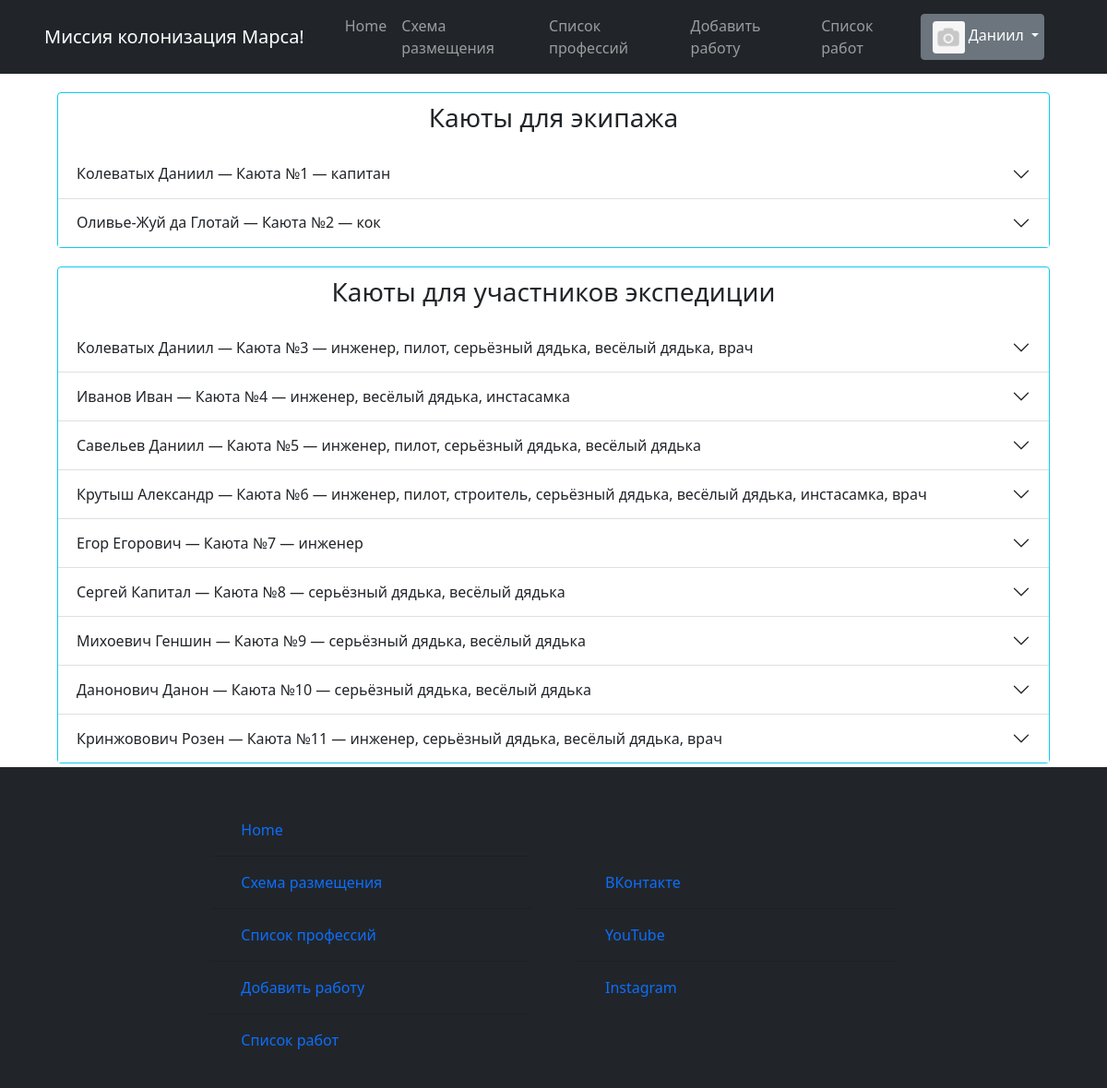
The page /distribution/ (signed in) on the database its author committed.
### static/data/users.py (models this page shows, shortened)
class User(SqlAlchemyBase, UserMixin):
    __tablename__ = 'users'
    id = sqlalchemy.Column(sqlalchemy.Integer,
                           primary_key=True, autoincrement=True)
    surname = sqlalchemy.Column(sqlalchemy.String, nullable=True)
    name = sqlalchemy.Column(sqlalchemy.String, nullable=True)
    sex = sqlalchemy.Column(sqlalchemy.String, nullable=True)
    email = sqlalchemy.Column(sqlalchemy.String,
                              index=True, unique=True, nullable=True)
    hashed_password = sqlalchemy.Column(sqlalchemy.String, nullable=True)
    studying = sqlalchemy.Column(sqlalchemy.String, nullable=True)
    professions = sqlalchemy.Column(sqlalchemy.String, nullable=True)
    about = sqlalchemy.Column(sqlalchemy.String, nullable=True)
    created_date = sqlalchemy.Column(sqlalchemy.String, nullable=True)
    image_link = sqlalchemy.Column(sqlalchemy.String, nullable=True)
    disk_path = sqlalchemy.Column(sqlalchemy.String, nullable=True)

### static/data/crew.py (models this page shows, shortened)
class Crew(SqlAlchemyBase, UserMixin):
    __tablename__ = 'crew'
    id = sqlalchemy.Column(sqlalchemy.Integer,
                           primary_key=True, autoincrement=True)
    uniq_crew_id = sqlalchemy.Column(sqlalchemy.Integer, nullable=True)
    post = sqlalchemy.Column(sqlalchemy.String, nullable=True)
    surname = sqlalchemy.Column(sqlalchemy.String, nullable=True)
    name = sqlalchemy.Column(sqlalchemy.String, nullable=True)
    email = sqlalchemy.Column(sqlalchemy.String,
                              index=True, unique=True, nullable=True)
    sex = sqlalchemy.Column(sqlalchemy.String, nullable=True)
    hashed_password = sqlalchemy.Column(sqlalchemy.String, nullable=True)
    studying = sqlalchemy.Column(sqlalchemy.String, nullable=True)
    professions = sqlalchemy.Column(sqlalchemy.String, nullable=True)
    about = sqlalchemy.Column(sqlalchemy.String, nullable=True)
    created_date = sqlalchemy.Column(sqlalchemy.String, nullable=True)

### runner.py (the view)
@app.route('/distribution/', methods=['POST', 'GET'])
def distribution():
    db_sess = db_session.create_session()
    data_members = [[user.surname, user.name, user.sex, user.email, user.studying, user.professions, user.about,
                     user.created_date] for user in db_sess.query(User).all()]
    db_sess = db_session.create_session()
    data_crew = [[user.surname, user.name, user.post, user.email, user.studying, user.professions, user.about,
                  user.created_date] for user in db_sess.query(Crew).all()]
    return render_template("html/distribution.html",
                           title='Список профессий',
                           image=image,
                           menu_bar_title='Миссия колонизация Марса!',
                           rooms=[data_crew, data_members],
                           shift=len(data_crew))

### runner.py (called while the page is built)
@login_manager.user_loader
def load_user(user_id):
    db_sess = db_session.create_session()
    return db_sess.query(User).get(user_id)

### static/data/db_session.py (called while the page is built)
def create_session() -> Session:
    global __factory
    return __factory()

### templates/html/distribution.html (shortened to what this page needs)
{% extends "html/base.html" %}
{% block content %}
    <div class="startpage">
        <div class="card border-info distribution">
            <div class="card-body-title distribution-title">
                <h3>Каюты для экипажа</h3>
            </div>
            <div class="accordion accordion-flush" id="accordionFlushExample">
                {% for room in rooms[0] %}
                <div class="accordion-item">
                    <h2 class="accordion-header" id="{{ loop.index }}">
                        <button class="accordion-button collapsed" type="button" data-bs-toggle="collapse" data-bs-target="#flush-{{ loop.index }}" aria-expanded="false" aria-controls="flush-collapseOne">
                            {{ room[0] }} {{ room[1] }} — Каюта №{{ loop.index }} — {{ room[2].lower() }}
                        </button>
                    </h2>
                </div>
                {% endfor %}
            </div>
        </div>
        <div class="card border-info distribution">
            <div class="card-body-title distribution-title">
                <h3>Каюты для участников экспедиции</h3>
            </div>
            <div class="accordion accordion-flush" id="accordionFlushExample">
                {% for room in rooms[1] %}
                    <div class="accordion-item">
                        <h2 class="accordion-header" id="{{ loop.index }}-members">
                            <button class="accordion-button collapsed" type="button" data-bs-toggle="collapse" data-bs-target="#flush-{{ loop.index }}-members" aria-expanded="false" aria-controls="flush-collapseOne">
                                {{ room[0] }} {{ room[1] }} — Каюта №{{ loop.index + shift }} — {{ room[5].lower() }}
                            </button>
                        </h2>
                    </div>
                {% endfor %}
            </div>
        </div>
    </div>
{% endblock %}

### templates/html/base.html (shortened to what this page needs)
<!doctype html>
<html lang="en">
<head>
    <link rel="stylesheet"
          href="https://stackpath.bootstrapcdn.com/bootstrap/4.4.1/css/bootstrap.min.css"
>
    <link rel="stylesheet" href="../../static/css/professions.css">
    <link rel="stylesheet" href="../../static/css/index.css">
    <link rel="stylesheet" href="../../static/css/bar.css">
    <link rel="stylesheet" href="../../static/bootstrap-5.1.3-dist/css/bootstrap.css">
    <link rel="stylesheet" href="../../static/bootstrap-5.1.3-dist/css/bootstrap-grid.css">
    <link rel="stylesheet" href="../../static/bootstrap-5.1.3-dist/css/bootstrap-reboot.css">
    <link rel="stylesheet" href="../../static/bootstrap-5.1.3-dist/css/bootstrap-utilities.css">
    <link rel="stylesheet" href="../../static/css/professions.css">
    <link rel="stylesheet" href="../../static/css/index.css">
    <link rel="stylesheet" href="../../static/css/bar.css">
</head>
<body>
<div class="wrapper">
    <header>
    <nav class="navbar navbar-expand-lg navbar-dark bg-dark text-white">
        <div class="container-fluid">
            <a class="navbar-brand" href="/homepage">{{ menu_bar_title }}</a>
            <div class="collapse navbar-collapse" id="navbarSupportedContent">
                <ul class="navbar-nav me-auto mb-2 mb-lg-0">
                    <li class="nav-item">
                        <a class="nav-link" aria-current="page" href="/homepage">Home</a>
                    </li>
                    <li class="nav-item">
                        <a class="nav-link" href="/distribution">Схема размещения</a>
                    </li>
                    <li class="nav-item">
                        <a class="nav-link" href="/list_prof/ul">Список профессий</a>
                    </li>
                    <li class="nav-item">
                        <a class="nav-link" href="/create_job">Добавить работу</a>
                    </li>
                    <li class="nav-item">
                        <a class="nav-link" href="/job_list">Список работ</a>
                    </li>
                </ul>
                {% if current_user.is_authenticated %}
                    <div class="dropdown-navbar user-navbar">
                        <div class="btn-group">
                            <button type="button" class="btn btn-secondary dropdown-toggle" data-bs-toggle="dropdown"
                                    href="#" role="button" aria-expanded="false" id="user">
                                <span>
                                    {% if image %}
                                        <img src="{{ url_for('static', filename=image) }}"
                                             class="img-fluid rounded-start profile-card-img miniature-pic"
                                             alt="">
                                    {% else %}
                                        <img src="{{ url_for('static', filename='/images/avatars/no_avatar.png') }}"
                                             class="img-fluid rounded-start profile-card-img miniature-pic"
                                             alt="">
                                    {% endif %}
                                </span>
                                {{ current_user.name }}
                            </button>
                        </div>
                    </div>
                {% else %}
                    <form class="d-flex">
                        <a class="nav-brand" href="/login"><button class="btn btn-outline-success me-2" type="button">Войти</button></a>
                        <a class="nav-brand" href="/register"><button class="btn btn-outline-success me-2" type="button">Зарегистрироваться</button></a>
                    </form>
                {% endif %}
            </div>
        </div>
    </nav>
</header>
<main role="main" class="container">
    {% block content %}{% endblock %}
</main>
<footer class="navbar navbar-dark bg-dark navbar-footer row g-3" id="footer">
    <div class="card bg-dark col-md-4 footer-column">
        <div class="card-body">
            <form class="form-footer" method="post" novalidate>
                <ul class="list-group list-group-flush bg-dark">
                    <li class="list-group-item bg-dark">
                        <a class="nav-link" aria-current="page" href="/homepage">Home</a>
                    </li>
                    <li class="list-group-item bg-dark">
                        <a class="nav-link" href="/distribution">Схема размещения</a>
                    </li>
                    <li class="list-group-item bg-dark">
                        <a class="nav-link" href="/list_prof/ul">Список профессий</a>
                    </li>
                    <li class="list-group-item bg-dark">
                        <a class="nav-link" href="/create_job">Добавить работу</a>
                    </li>
                    <li class="list-group-item bg-dark">
                        <a class="nav-link" href="/job_list">Список работ</a>
                    </li>
                </ul>
            </form>
        </div>
    </div>
    <div class="card bg-dark col-md-4 footer-column">
        <div class="card-body">
            <form class="form-footer" method="post" novalidate>
                <ul class="list-group list-group-flush bg-dark">
                    <li class="list-group-item bg-dark">
                        <a class="nav-link" aria-current="page" href="https://m.vk.com/daniilkolevatykh"
                           target="_blank">ВКонтакте</a>
                    </li>
                    <li class="list-group-item bg-dark">
                        <a class="nav-link" href="https://www.youtube.com/channel/UCYcTAs_MR2JaN-LxTlDMQxA"
                           target="_blank">YouTube</a>
                    </li>
                    <li class="list-group-item bg-dark">
                        <a class="nav-link" href="https://www.instagram.com/daniil_kolevatykh/"
                           target="_blank">Instagram</a>
                    </li>
                </ul>
            </form>
        </div>
    </div>
</footer>
</div>
</body>
</html>

### static/css/index.css (style rules this page uses)
.dropdown-navbar { padding-right: 40px; }
.distribution { margin: 20px; }
.distribution-title { text-align: center; margin: 10px; }
* { margin: 0; padding: 0; }
html, body { height: 100%; }
.wrapper { height: 100%; display: flex; flex-direction: column; }
main { flex: 1 1 auto; }
.footer-column { border: none; vertical-align: top; }
.profile-card-img { margin-top: 10px; border: 2px solid #86b7fe; border-radius: 3px; }
.miniature-pic { margin-top: 1px; border: none; image-rendering: auto; width: 35px; height: 35px; object-fit: cover; }

### static/css/bar.css (style rules this page uses)
.navbar-brand { alignment: center; padding-left: 20px; padding-right: 20px; }

### rows shown on the page
User: name "Даниил", surname "Колеватых", professions "инженер, пилот, серьёзный дядька, весёлый дядька, врач"
Crew: surname "Колеватых", name "Даниил", post "капитан"
Crew: surname "Оливье-Жуй", name "да Глотай", post "кок"
User: surname "Иванов", name "Иван", professions "инженер, весёлый дядька, инстасамка"
User: surname "Савельев", name "Даниил", professions "инженер, пилот, серьёзный дядька, весёлый дядька"
User: surname "Крутыш", name "Александр", professions "инженер, пилот, строитель, серьёзный дядька, весёлый дядька, инстасамка, врач"
User: surname "Егор", name "Егорович", professions "инженер"
User: surname "Сергей", name "Капитал", professions "серьёзный дядька, весёлый дядька"
User: surname "Михоевич", name "Геншин", professions "серьёзный дядька, весёлый дядька"
User: surname "Данонович", name "Данон", professions "серьёзный дядька, весёлый дядька"
User: surname "Кринжовович", name "Розен", professions "инженер, серьёзный дядька, весёлый дядька, врач"

### other values the page prints
{{ menu_bar_title }} "Миссия колонизация Марса!"
